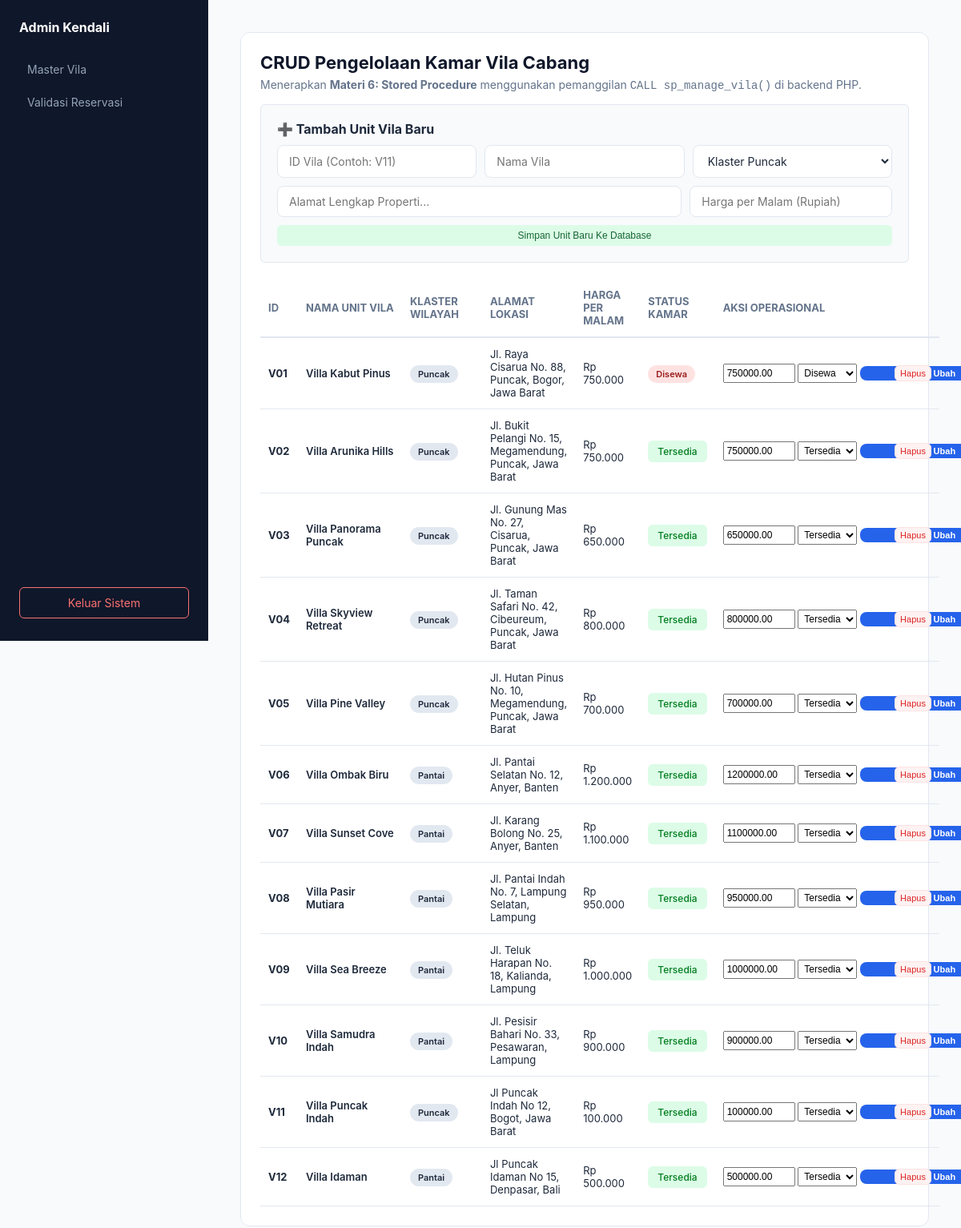
The page /admin_villa.php (signed in) on the database its author committed.
### tables this page shows
CREATE TABLE `vila` (
  `id_vila` varchar(5) NOT NULL,
  `nama_vila` varchar(100) NOT NULL,
  `alamat` text NOT NULL,
  `klaster` enum('Puncak','Pantai') NOT NULL,
  `harga_per_malam` decimal(10,2) NOT NULL,
  `status` enum('Tersedia','Disewa') DEFAULT 'Tersedia'
);

### admin_villa.php (the view, shortened to what this page needs)
<?php
require_once 'config.php';
?>
<!DOCTYPE html>
<html lang="id">
<head>
    <link rel="stylesheet" href="style.css">
</head>
<body>
    <?php include 'admin_sidebar.php'; ?>
    <div class="main-content">
        <div class="card">
            <h2>CRUD Pengelolaan Kamar Vila Cabang</h2>
            <p style="color:#64748b; margin-bottom: 15px;">Menerapkan <b>Materi 6: Stored Procedure</b> menggunakan pemanggilan <code>CALL sp_manage_vila()</code> di backend PHP.</p>
            <form action="" method="POST" style="background:#f8fafc; padding:20px; border-radius:6px; margin-bottom:20px; border:1px solid #e2e8f0;">
                <h3 style="margin-bottom:10px; font-size:16px;">➕ Tambah Unit Vila Baru</h3>
                <div style="display:grid; grid-template-columns:1fr 1fr 1fr; gap:10px;">
                    <input type="text" name="id_vila" placeholder="ID Vila (Contoh: V11)" class="form-control" required>
                    <input type="text" name="nama_vila" placeholder="Nama Vila" class="form-control" required>
                    <select name="klaster" class="form-control">
                        <option value="Puncak">Klaster Puncak</option>
                    </select>
                </div>
                <div style="display:grid; grid-template-columns:2fr 1fr; gap:10px; margin-top:10px;">
                    <input type="text" name="alamat" placeholder="Alamat Lengkap Properti..." class="form-control" required>
                    <input type="number" name="harga_per_malam" placeholder="Harga per Malam (Rupiah)" class="form-control" required>
                </div>
                <button type="submit" class="btn btn-success" style="margin-top:10px; width:100%;">Simpan Unit Baru Ke Database</button>
            </form>
            <table>
                <thead>
                    <tr>
                        <th>ID</th>
                        <th>Nama Unit Vila</th>
                        <th>Klaster Wilayah</th>
                        <th>Alamat Lokasi</th>
                        <th>Harga Per Malam</th>
                        <th>Status Kamar</th>
                        <th>Aksi Operasional</th>
                    </tr>
                </thead>
                <tbody>
                    <?php
                    $stmtVila = $pdo->query("SELECT * FROM vila ORDER BY id_vila ASC");
                    while ($v = $stmtVila->fetch()) {
                        echo "<tr>";
                        echo "<td><b>{$v['id_vila']}</b></td>";
                        echo "<td>{$v['nama_vila']}</td>";
                        echo "<td><span class='badge' style='background:#e2e8f0;'>{$v['klaster']}</span></td>";
                        echo "<td>{$v['alamat']}</td>";
                        echo "<td>Rp ".number_format($v['harga_per_malam'], 0, ',', '.')."</td>";
                        echo "<td>".($v['status']=='Tersedia' ? "<span class='badge badge-success'>Tersedia</span>" : "<span class='badge badge-danger'>Disewa</span>")."</td>";
                        echo "<td>
                                <form action='' method='POST' style='display:inline-block; margin-bottom:0;'>
                                    <input type='hidden' name='action_crud' value='UPDATE'>
                                    <input type='hidden' name='id_vila' value='{$v['id_vila']}'>
                                    <input type='number' name='harga_per_malam' value='{$v['harga_per_malam']}' style='width:90px; padding:3px; font-size:12px;'>
                                    <select name='status' style='padding:3px; font-size:12px;'>
                                        <option value='Tersedia' ".($v['status']=='Tersedia'?'selected':'').">Tersedia</option>
                                        <option value='Disewa' ".($v['status']=='Disewa'?'selected':'').">Disewa</option>
                                    </select>
                                    <button type='submit' class='btn btn-primary' style='padding:3px 6px; font-size:11px;'>Ubah</button>
                                </form>
                                <form action='' method='POST' style='display:inline-block; margin-bottom:0;' onsubmit='return confirm(\"Hapus properti ini?\")'>
                                    <input type='hidden' name='action_crud' value='DELETE'>
                                    <input type='hidden' name='id_vila' value='{$v['id_vila']}'>
                                    <button type='submit' class='btn btn-danger' style='padding:3px 6px; font-size:11px;'>Hapus</button>
                                </form>
                              </td>";
                        echo "</tr>";
                    }
                    ?>
                </tbody>
            </table>
        </div>
    </div>
</body>
</html>

### admin_sidebar.php
<div class="sidebar">
    <h2>Admin Kendali</h2>
    <a href="admin_dashboard.php?tab=manajemen_vila" class="<?= basename($_SERVER['PHP_SELF']) == 'admin_dashboard.php' && (!isset($_GET['tab']) || $_GET['tab']=='manajemen_vila') ? 'active' : ''; ?>">Master Vila</a>
    <a href="admin_reservasi.php" class="<?= basename($_SERVER['PHP_SELF']) == 'admin_reservasi.php' ? 'active' : ''; ?>">Validasi Reservasi</a>
    <a href="logout.php" class="logout">Keluar Sistem</a>
</div>

### style.css (style rules this page uses)
:root { --primary: #2563eb; --sidebar-bg: #0f172a; --bg-body: #f8fafc; --border: #e2e8f0; }
* { margin: 0; padding: 0; box-sizing: border-box; }
body { background-color: var(--bg-body); color: #1e293b; font-family: 'Inter', system-ui, sans-serif; display: flex; min-height: 100vh; }
.sidebar { width: 260px; background-color: var(--sidebar-bg); color: #f8fafc; padding: 24px; display: flex; flex-direction: column; }
.sidebar h2 { font-size: 16px; margin-bottom: 24px; color: #fff; }
.sidebar a { color: #94a3b8; text-decoration: none; padding: 10px; font-size: 14px; border-radius: 6px; margin-bottom: 4px; display: block; }
.sidebar .logout { margin-top: auto; color: #f87171; border: 1px solid #f87171; text-align: center; }
.main-content { flex: 1; padding: 40px; overflow-y: auto; }
.card { background: #fff; border: 1px solid var(--border); padding: 24px; border-radius: 12px; margin-bottom: 24px; }
table { width: 100%; border-collapse: collapse; margin-top: 20px; }
th { text-align: left; padding: 12px; border-bottom: 2px solid var(--border); color: #64748b; font-size: 12px; text-transform: uppercase; }
td { padding: 16px 12px; border-bottom: 1px solid var(--border); font-size: 14px; }
.btn { padding: 6px 12px; border-radius: 6px; cursor: pointer; font-size: 12px; border: none; font-weight: 500; display: inline-block; text-decoration: none; }
.btn-success { background: #dcfce7; color: #166534; }
.btn-danger { background: #fee2e2; color: #991b1b; }
.badge { padding: 4px 10px; border-radius: 20px; font-size: 11px; font-weight: 600; }
.badge-success { background: #dcfce7; color: #166534; }
.form-control { width: 100%; padding: 10px 14px; font-size: 14px; font-family: inherit; border: 1px solid var(--border); border-radius: 8px; color: #1e293b; background-color: #fff; outline: none; transition: border-color 0.2s ease, box-shadow 0.2s ease; }
.btn-primary { background-color: var(--primary); color: #ffffff; padding: 12px; width: 100%; border-radius: 8px; font-size: 14px; font-weight: 600; cursor: pointer; border: none; transition: background-color 0.2s ease; }
.main-content h2 { font-size: 22px; font-weight: 700; color: #0f172a; margin-bottom: 6px; }
.main-content p { font-size: 14px; margin-bottom: 24px; }
.form-control { width: 100%; padding: 10px 14px; font-size: 14px; font-family: inherit; border: 1px solid var(--border); border-radius: 8px; color: #1e293b; background-color: #fff; outline: none; transition: border-color 0.2s, box-shadow 0.2s; }
.btn-primary { background-color: var(--primary); color: #ffffff; }
.badge-danger { background: #fee2e2; color: #991b1b; }
table th:last-child, table td:last-child { min-width: 260px; max-width: 280px; padding: 12px 16px !important; vertical-align: middle; }
.main-content table th, .main-content table td { padding: 14px 12px; vertical-align: middle; white-space: nowrap; font-size: 13px; }
.main-content table { width: 100% !important; table-layout: auto !important; border-collapse: collapse; margin-top: 16px; }
.main-content table th, .main-content table td { padding: 12px 10px !important; vertical-align: middle; font-size: 13px; white-space: normal !important; word-break: normal; }
.main-content table td:nth-child(1), .main-content table td:nth-child(6), .main-content table td:nth-child(7) { white-space: nowrap !important; }
.main-content table td:nth-child(2) { min-width: 130px; font-weight: 600; }
.main-content table td:nth-child(3) { min-width: 100px; }
.badge-success { background-color: #dcfce7; color: #017d1e; padding: 6px 12px; border-radius: 6px; font-size: 12px; font-weight: 500; display: inline-block; }
.btn-danger { background-color: #fef2f2; color: #dc2626; border: 1px solid #fee2e2; padding: 6px 12px; border-radius: 6px; font-weight: 500; transition: all 0.2s ease; }

### admin_villa.php (style rules this page uses)
.sidebar { height: 100vh !important; position: fixed !important; top: 0; left: 0; overflow-y: auto !important; }
.main-content { margin-left: 260px !important; width: calc(100% - 260px) !important; }

### rows shown on the page
vila: id_vila "V01", nama_vila "Villa Kabut Pinus", klaster "Puncak", alamat "Jl. Raya Cisarua No. 88, Puncak, Bogor, Jawa Barat", harga_per_malam "750.000", shows "Disewa", harga_per_malam "750000.00", status "Disewa"
vila: id_vila "V02", nama_vila "Villa Arunika Hills", klaster "Puncak", alamat "Jl. Bukit Pelangi No. 15, Megamendung, Puncak, Jawa Barat", harga_per_malam "750.000", shows "Tersedia", harga_per_malam "750000.00", status "Tersedia"
vila: id_vila "V03", nama_vila "Villa Panorama Puncak", klaster "Puncak", alamat "Jl. Gunung Mas No. 27, Cisarua, Puncak, Jawa Barat", harga_per_malam "650.000", shows "Tersedia", harga_per_malam "650000.00", status "Tersedia"
vila: id_vila "V04", nama_vila "Villa Skyview Retreat", klaster "Puncak", alamat "Jl. Taman Safari No. 42, Cibeureum, Puncak, Jawa Barat", harga_per_malam "800.000", shows "Tersedia", harga_per_malam "800000.00", status "Tersedia"
vila: id_vila "V05", nama_vila "Villa Pine Valley", klaster "Puncak", alamat "Jl. Hutan Pinus No. 10, Megamendung, Puncak, Jawa Barat", harga_per_malam "700.000", shows "Tersedia", harga_per_malam "700000.00", status "Tersedia"
vila: id_vila "V06", nama_vila "Villa Ombak Biru", klaster "Pantai", alamat "Jl. Pantai Selatan No. 12, Anyer, Banten", harga_per_malam "1.200.000", shows "Tersedia", harga_per_malam "1200000.00", status "Tersedia"
vila: id_vila "V07", nama_vila "Villa Sunset Cove", klaster "Pantai", alamat "Jl. Karang Bolong No. 25, Anyer, Banten", harga_per_malam "1.100.000", shows "Tersedia", harga_per_malam "1100000.00", status "Tersedia"
vila: id_vila "V08", nama_vila "Villa Pasir Mutiara", klaster "Pantai", alamat "Jl. Pantai Indah No. 7, Lampung Selatan, Lampung", harga_per_malam "950.000", shows "Tersedia", harga_per_malam "950000.00", status "Tersedia"
vila: id_vila "V09", nama_vila "Villa Sea Breeze", klaster "Pantai", alamat "Jl. Teluk Harapan No. 18, Kalianda, Lampung", harga_per_malam "1.000.000", shows "Tersedia", harga_per_malam "1000000.00", status "Tersedia"
vila: id_vila "V10", nama_vila "Villa Samudra Indah", klaster "Pantai", alamat "Jl. Pesisir Bahari No. 33, Pesawaran, Lampung", harga_per_malam "900.000", shows "Tersedia", harga_per_malam "900000.00", status "Tersedia"
vila: id_vila "V11", nama_vila "Villa Puncak Indah", klaster "Puncak", alamat "Jl Puncak Indah No 12, Bogot, Jawa Barat", harga_per_malam "100.000", shows "Tersedia", harga_per_malam "100000.00", status "Tersedia"
vila: id_vila "V12", nama_vila "Villa Idaman", klaster "Pantai", alamat "Jl Puncak Idaman No 15, Denpasar, Bali", harga_per_malam "500.000", shows "Tersedia", harga_per_malam "500000.00", status "Tersedia"
